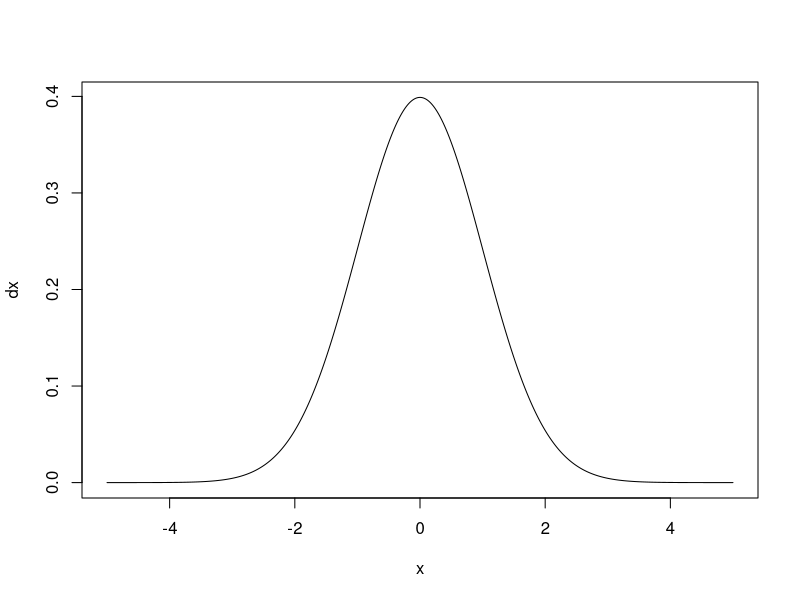
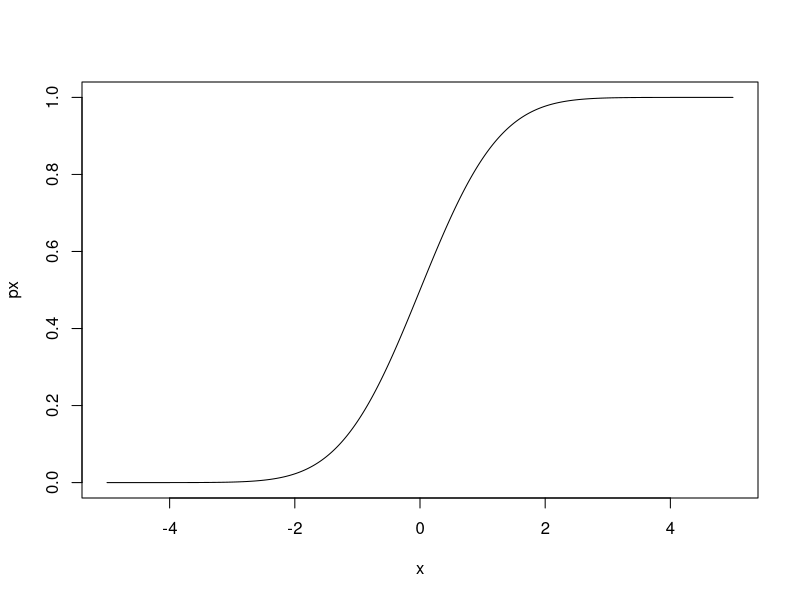
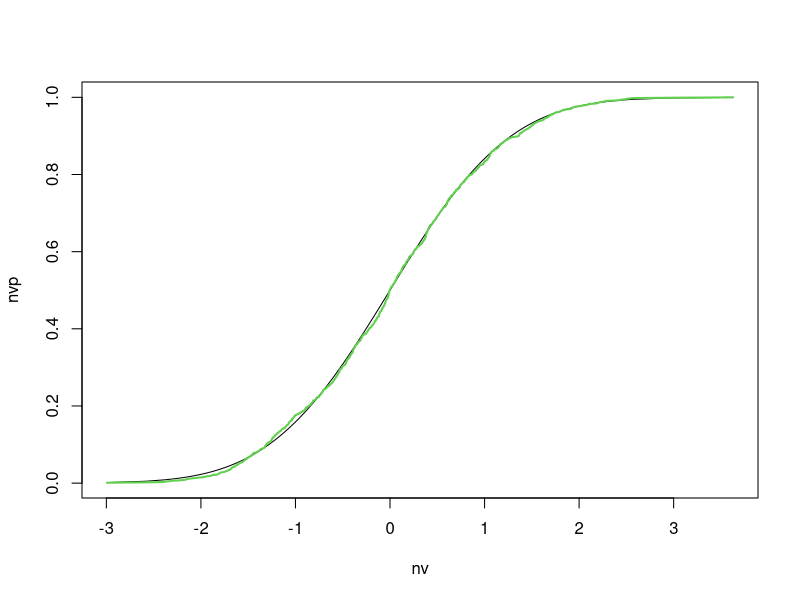

Recreate these plots in R, in order.
## ---- chunk 1
knitr::opts_chunk$set(echo = TRUE, message = F, warning = F)
library(tidyr)
library(purrr)
library(magrittr)
library(dplyr)
## ---- chunk 2

## ---- chunk 3
#generate ssome random sequence
x <- sort(seq(-5,5,length=1000))
#probability of each value in x
dx <- dnorm(x)
#Density plot of x
plot(x,dx,type='l')
#Probability Distribution
px <- pnorm(x)
#plot of the Probability Distribution
plot(x,px,type='l')
## ---- chunk 4
#simulate 1000 values from the normal distribution and sort them
nv <- sort(rnorm(1000,0,1))
# Obtaining the Distribution Function
nvp <- pnorm(nv)
#plotting the distribution function
plot(nv,nvp,type='l')
##getting the empirical distribution
emnv <- (1:length(nv))/length(nv)
lines(nv,emnv,col=3,lwd=2)
## ---- chunk 5
# A sample of 10 shoe sizes
ss <- c(11.201, 10.035, 11.118, 9.055, 9.434, 9.663, 10.403, 11.662, 9.285,8.84)
#summary statistics of shoe size
mean(ss)
var(ss)
sd(ss)
#variacne of the sample mean
var(ss)/length(ss)
#standard error 
sd(ss)/sqrt(length(ss))
